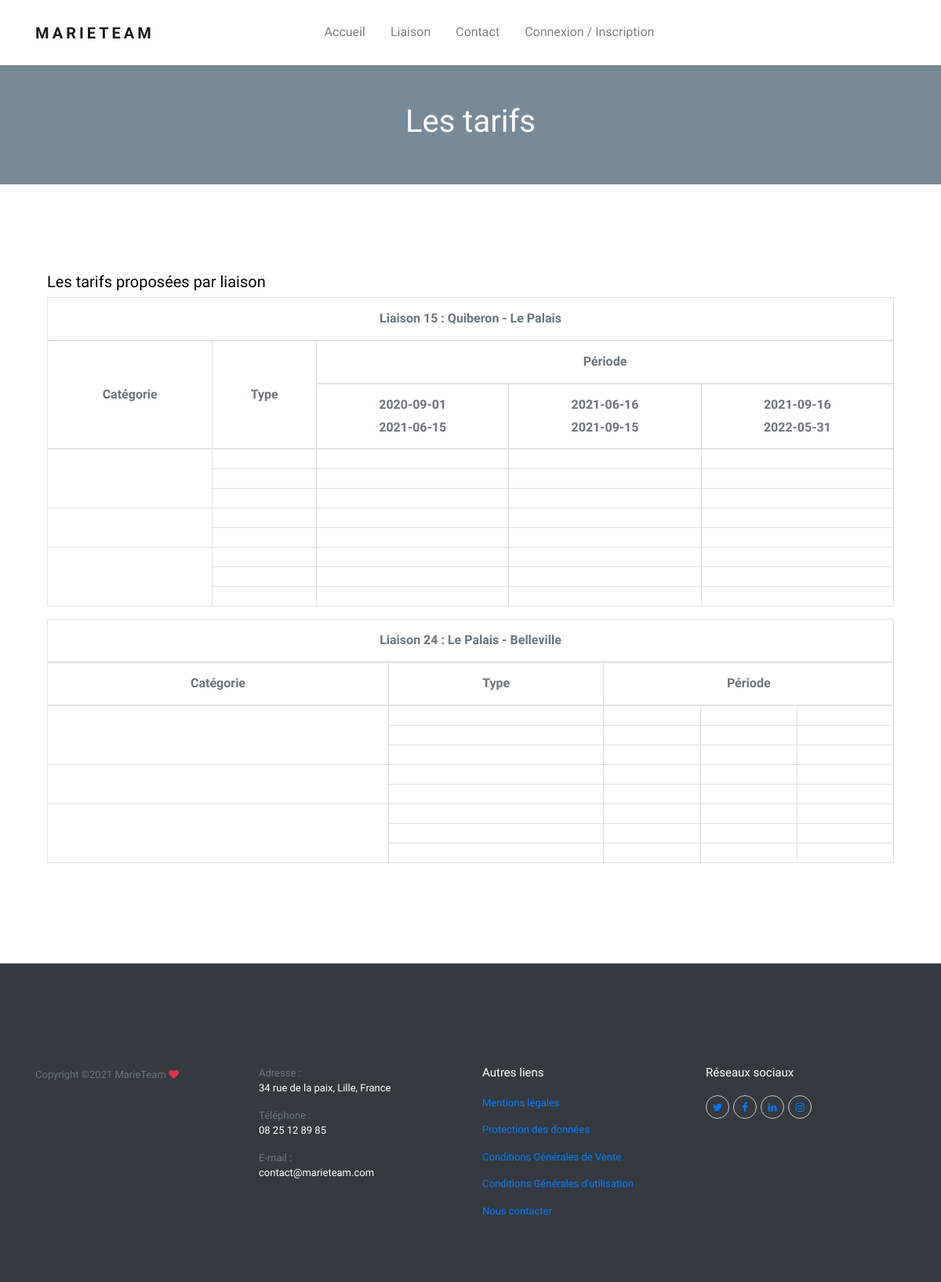
The page /tarifs.php on the database as committed earlier.
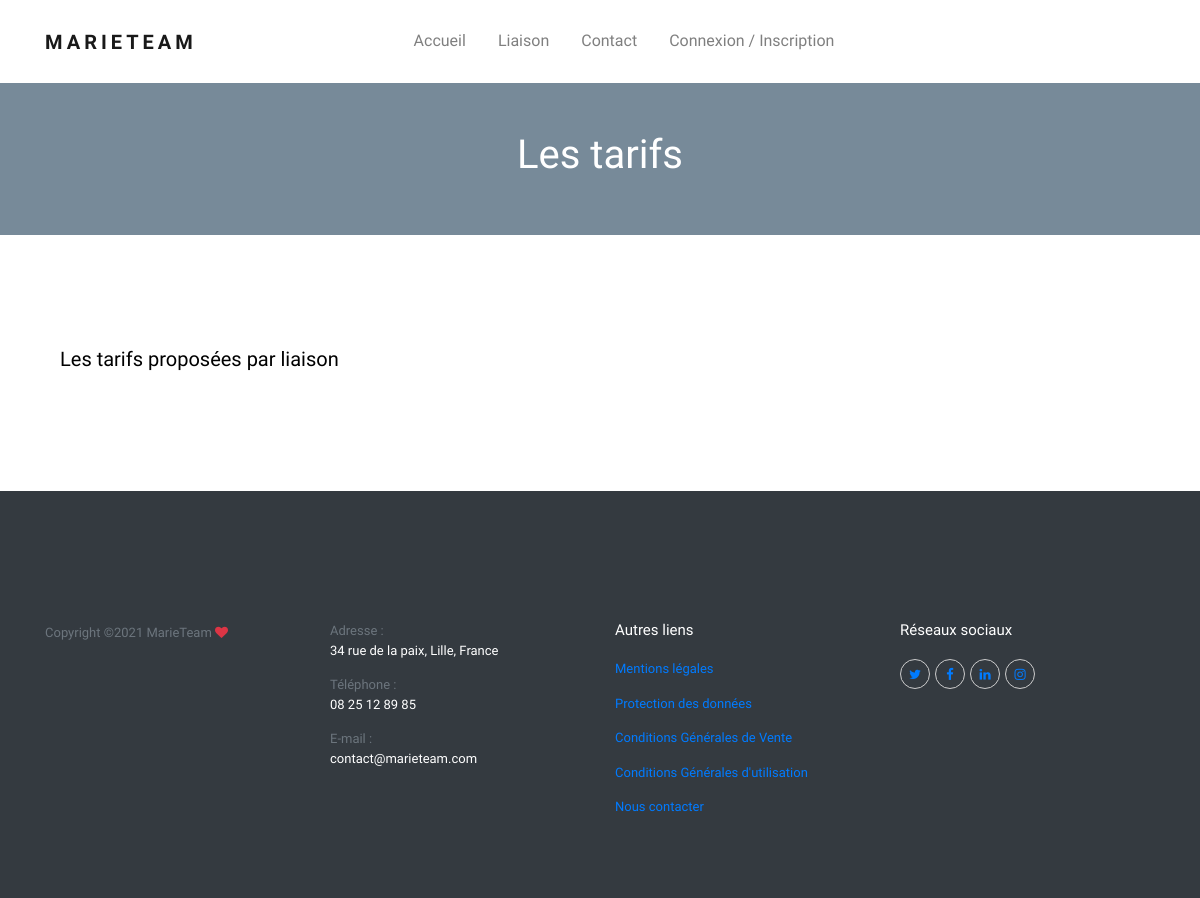
The same page on the database as committed later.
### tables this page shows
CREATE TABLE IF NOT EXISTS `liaison` (
  `code_liaison` int(11) NOT NULL,
  `nom` varchar(100) NOT NULL,
  `distance_miles` float NOT NULL,
  `id_secteur` int(11) NOT NULL,
  `port_depart` int(11) NOT NULL,
  `port_arrivee` int(11) NOT NULL,
  PRIMARY KEY (`code_liaison`),
  KEY `LIAISON_SECTEUR_FK` (`id_secteur`),
  KEY `LIAISON_PORT0_FK` (`port_depart`),
  KEY `LIAISON_PORT1_FK` (`port_arrivee`)
);

CREATE TABLE IF NOT EXISTS `periode` (
  `dateDeb` date NOT NULL,
  `dateFin` date NOT NULL,
  PRIMARY KEY (`dateDeb`)
);

### db_connect.php (called while the page is built)
<?php
function get_bdd(){
$servername = 'localhost';
$username = 'root';
$password = '';
return new PDO("mysql:host=$servername;dbname=marieteam", $username, $password);
}

### tarifs.php (the view, shortened to what this page needs)
<?php
require_once('db_connect.php');
include('header.php');
?>
    <section class="inner-page">
      <div class="slider-item py-5" style="background-image: url('img/slider-1.jpg');">
        <div class="container">
          <div class="row slider-text align-items-center justify-content-center text-center">
            <div class="col-md-7 col-sm-12 element-animate">
              <h1 class="text-white">Les tarifs</h1>
            </div>
          </div>
        </div>
      </div>
    </section>
    <section class="section">
      <div class="container">
        <div class="col-md-12">
          <h5>Les tarifs proposées par liaison</h5>
          <?php
            $req1 = get_bdd()->query("SELECT * FROM liaison");
            $req2 = get_bdd()->query("SELECT dateDeb, dateFin FROM periode ORDER BY dateDeb ASC");
            while($donnees1 = $req1->fetch()){
          ?>
          <table class="table table-bordered" style="text-align: center;">
            <thead>
              <tr>
                <th colspan="6">Liaison <?php echo $donnees1['code_liaison'] ?> : <?php echo $donnees1['nom'] ?></th>
              </tr>
              <tr>
                <th rowspan="2" style="vertical-align: middle;">Catégorie</th>
                <th rowspan="2" style="vertical-align: middle;">Type</th>
                <th colspan="4">Période</th>
              </tr>
              <tr>
                <?php
                  while($donnees2 = $req2->fetch()){
                ?>
                  <th><?php echo $donnees2['dateDeb'] ?><br><?php echo $donnees2['dateFin'] ?></th>
                <?php } ?>
              </tr>
            </thead>
            <tbody>
              <tr>
                <td rowspan="3"></td>
                <td></td>
                <td></td>
                <td></td>
                <td></td>
              </tr>
              <tr>
                <td></td>
                <td></td>
                <td></td>
                <td></td>
              </tr>
              <tr>
                <td></td>
                <td></td>
                <td></td>
                <td></td>
              </tr>
              <tr>
                <td rowspan="2"></td>
                <td></td>
                <td></td>
                <td></td>
                <td></td>
              </tr>
              <tr>
                <td></td>
                <td></td>
                <td></td>
                <td></td>
              </tr>
              <tr>
                <td rowspan="3"></td>
                <td></td>
                <td></td>
                <td></td>
                <td></td>
              </tr>
              <tr>
                <td></td>
                <td></td>
                <td></td>
                <td></td>
              </tr>
              <tr>
                <td></td>
                <td></td>
                <td></td>
                <td></td>
              </tr>
          </table>
          <?php } ?>
          </div>
        </div>
    </section>
    <?php include('footer.php');?>
  </body>
</html>

### header.php (shortened to what this page needs)
   <!doctype html>
<html lang="fr">
  <head>
    <link rel="stylesheet" href="css/bootstrap.css">
    <link rel="stylesheet" href="css/animate.css">
    <link rel="stylesheet" href="css/owl.carousel.min.css">
    <link rel="stylesheet" href="css/bootstrap-datepicker.css">
    <link rel="stylesheet" href="css/jquery.timepicker.css">
    <link rel="stylesheet" href="fonts/ionicons/css/ionicons.min.css">
    <link rel="stylesheet" href="fonts/fontawesome/css/font-awesome.min.css">
    <link rel="stylesheet" href="css/style.css">
    <link rel="stylesheet" href="fonts/flaticon/font/flaticon.css">
  </head>
  <body>
    <header role="banner">
      <nav class="navbar navbar-expand-lg navbar-light bg-light">
        <div class="container">
          <a class="navbar-brand position-absolute" href="index.php">MarieTeam</a>
          <div class="collapse navbar-collapse position-relative" id="navbarsExample05">
            <ul class="navbar-nav mx-auto pl-lg-5 pl-0 d-flex align-items-center">
              <li class="nav-item">
                <a class="nav-link" href="index.php">Accueil</a>
              </li>
              <li class="nav-item">
                <a class="nav-link" href="liaisons.php">Liaison</a>
              </li>
              <li class="nav-item">
                <a class="nav-link" href="contact.php">Contact</a>
              </li>
              <?php
                if(isset($_SESSION['id_utilisateur'])){
                  ?>
                 <li class="nav-item">
                <a class="nav-link" href="mes-reservations.php">Mes réservations</a>
              </li>
              <?php if($_SESSION['grade_utilisateur'] == 1){
                ?>
                <li class="nav-item">
                  <a class="nav-link" href="admin/index.php">Administration</a>
                </li>
                <?php
              } ?>
              <li class="nav-item">
                <a class="nav-link" href="deconnexion.php">Déconnexion</a>
              </li>
              <?php }else{ ?>
              <li class="nav-item">
                <a class="nav-link" href="connexion_inscription.php">Connexion / Inscription</a>
              </li>
              <?php } ?>
            </ul>
          </div>
        </div>
      </nav>
    </header>

### footer.php (shortened to what this page needs)
<footer class="site-footer bg-dark" role="contentinfo">
      <div class="container">
        <div class="row">
          <div class="col-md-3">
            <p>
            Copyright &copy;<script>document.write(new Date().getFullYear());</script> MarieTeam  <i class="fa fa-heart text-danger" aria-hidden="true"></i>
            </p>
          </div>
          <div class="col-md-3">
            <ul class="list-unstyled footer-link">
              <li><span class="mr-3 d-block">Adresse :</span><span class="text-white">34 rue de la paix, Lille, France</span></li>
              <li><span class="mr-3 d-block">Téléphone :</span><span class="text-white">08 25 12 89 85</span></li>
              <li><span class="mr-3 d-block">E-mail :</span><span class="text-white">contact@marieteam.com</span></li>
            </ul>
          </div>
          <div class="col-md-3">
            <h3 class="text-white">Autres liens</h3>
            <ul class="list-unstyled footer-link">
              <li><a href="#" data-toggle="modal" data-target="#mentions_legales">Mentions légales</a></li>
              <li><a href="#" data-toggle="modal" data-target="#protection_des_donnees">Protection des données</a></li>
              <li><a href="#" data-toggle="modal" data-target="#conditions_generales_de_vente">Conditions Générales de Vente</a></li>
              <li><a href="#" data-toggle="modal" data-target="#conditions_generales_d_utilisation">Conditions Générales d'utilisation</a></li>
              <li><a href="contact.php">Nous contacter</a></li>
            </ul>
          </div>
          <div class="col-md-3">
            <h3 class="text-white">Réseaux sociaux</h3>
            <ul class="list-unstyled footer-link d-flex footer-social">
              <li><a href="#" class="p-2"><span class="fa fa-twitter"></span></a></li>
              <li><a href="#" class="p-2"><span class="fa fa-facebook"></span></a></li>
              <li><a href="#" class="p-2"><span class="fa fa-linkedin"></span></a></li>
              <li><a href="#" class="p-2"><span class="fa fa-instagram"></span></a></li>
            </ul>
          </div>
        </div>
      </div>
    </footer>

### css/style.css (style rules this page uses)
body { background: #fff; font-family: "Niramit", Arial, sans-serif; font-weight: 300; font-size: 16px; line-height: 1.8; color: #6c757d; }
a { -webkit-transition: .3s all ease; -o-transition: .3s all ease; transition: .3s all ease; text-decoration: none; }
h1, h2, h3, h4, h5 { color: #000; font-family: "K2D", sans-serif; }
header { position: relative; top: 0; left: 0; width: 100%; z-index: 5; }
header .navbar-brand { text-transform: uppercase; letter-spacing: .2em; font-weight: 700; position: relative; z-index: 7; }
header .navbar { padding-top: 0; padding-bottom: 0; background: white !important; }
header .navbar .nav-link { padding: 1.7rem 1rem !important; outline: none !important; }
.section { padding: 7em 0; }
.site-footer { padding: 10em 0 5em 0; background: #f2f2f2; font-size: 13px; }
.site-footer p:last-child { margin-bottom: 0; }
.site-footer a { color: #007bff; }
.site-footer h3 { font-size: 15px; margin-bottom: 20px; }
.site-footer .footer-link li { line-height: 1.5; margin-bottom: 15px; }
.footer-social a { line-height: 0; border-radius: 50%; margin: 0 5px 5px 0; border: 1px solid #ccc; width: 30px; height: 30px; text-align: center; display: inline-block; }
.element-animate { opacity: 0; visibility: hidden; }

Rows that differ between the two databases and show on the page:
removed liaison: code_liaison "15", nom "Quiberon - Le Palais"
removed periode: dateDeb "2020-09-01", dateFin "2021-06-15"
removed periode: dateDeb "2021-06-16", dateFin "2021-09-15"
removed periode: dateDeb "2021-09-16", dateFin "2022-05-31"
removed liaison: code_liaison "24", nom "Le Palais - Belleville"
